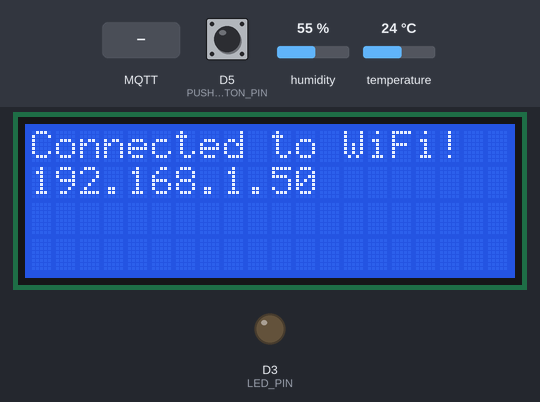
A sketch run on a simulated ESP8266 (NodeMCU). Parts: 20×4 character LCD, output pins drawn as LEDs (lit = HIGH). The inputs (shaded band) are chosen by the test bench; at power-on: D5 (PUSHBUTTON_PIN) LOW, humidity 55 %, temperature 24 °C. WiFi joins after 1.5 s; servers stay silent unless stated; no MQTT or app messages arrive unless stated; what the sketch prints to the serial monitor is not drawn.

Above: at 3.4 s.
3.5 s: MQTT message "1" arrives on the first subscribed topic
At 5.4 s:
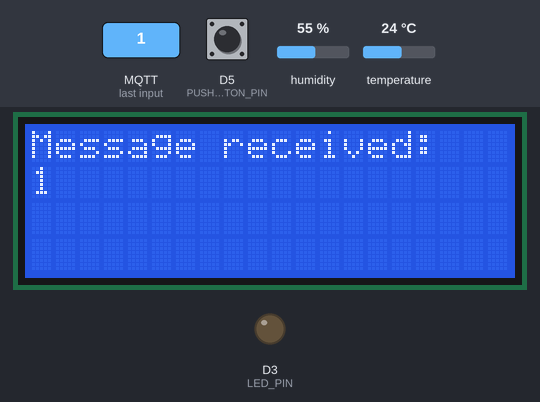
16.7 s: MQTT message "on" arrives on the first subscribed topic
At 17.2 s:
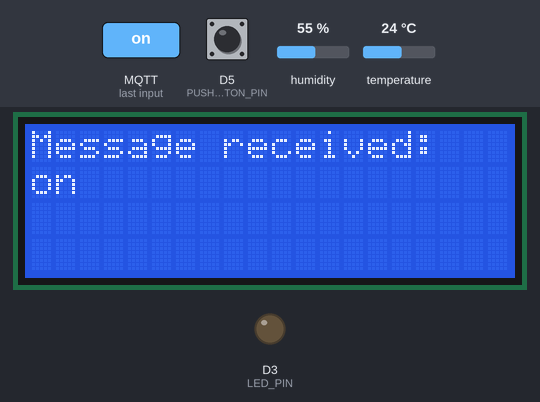
30.7 s: MQTT message "off" arrives on the first subscribed topic
At 31.5 s:
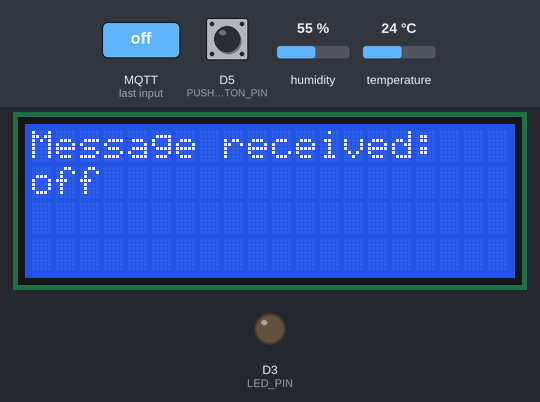
44.7 s: D5 (PUSHBUTTON_PIN) pulled HIGH for 0.15 s
At 46.2 s:
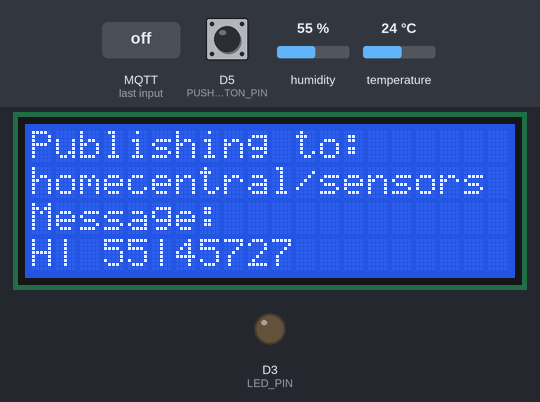
46.3 s: humidity set to 22 %
60.3 s: D5 (PUSHBUTTON_PIN) pulled HIGH for 1 s
At 60.9 s:
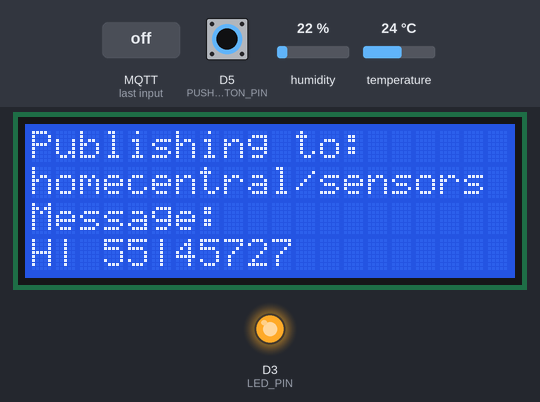
Timing chart, 0 to 63.3 s (numbered marks = the images above; inputs shaded):
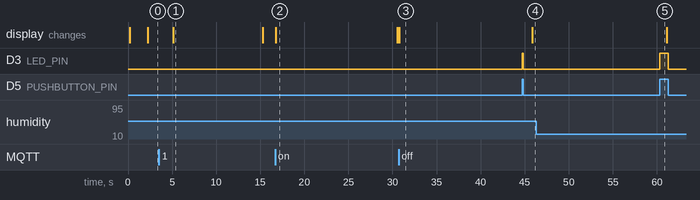

The sketch:

HomeCentral_Circuit1_Complete.ino
```cpp
// (licence header left out)
/* LIBRARIES */

#include <ESP8266WiFi.h>
#include <Wire.h>
#include <LiquidCrystal_I2C.h>
#include "DHT.h"
#include <PubSubClient.h>

/* CONSTANT DEFINITIONS */

#define LED_PIN D3
#define ONBOARD_LED D4
#define PUSHBUTTON_PIN D5
#define DHT11_PIN D6

/* GLOBAL VARIABLE DEFINITIONS */

const char* ssid = "your_ssid";
const char* password = "your_password";

unsigned long current_millis;
unsigned long last_dht_reading_millis;
const unsigned long dht_reading_freq = 15*1000;
unsigned long lastMQTTConnectAttempt = 0;

const char* mqtt_server = "broker.mqttdashboard.com";
const int mqtt_port = 1883;
const char* mqtt_user = "";
const char* mqtt_password = "";
char* publish_topic = "homecentral/sensors";
char* subscribe_topic = "homecentral/controlsignals";

/* INITIALIZE OBJECTS */

WiFiClient wifiClient;
LiquidCrystal_I2C lcd(0x27, 20, 4);
DHT dht(DHT11_PIN, DHT11);

/* LOCAL FUNCTIONS */

void printToLCD(int row, String text, bool clear_all = false){
  const char* twenty_spaces = "                    ";

  if(clear_all){
    lcd.clear();
  }

  lcd.setCursor(0,row-1);
  lcd.print(twenty_spaces);
  lcd.setCursor(0,row-1);
  lcd.print(text);
}

/*
 * Function to connect to a WiFi network and therefore to the Internet.
 */
void connectWiFi() {
  delay(10);

  WiFi.mode(WIFI_STA);
  WiFi.begin(ssid, password);

  Serial.print("Connecting to WiFi: ");
  Serial.println(ssid);

  printToLCD(1, "Connecting to WiFi:", true);
  printToLCD(2, ssid, false);

  while (WiFi.status() != WL_CONNECTED) {
    delay(1000);
    Serial.print(".");
  }

  Serial.println('\n');
  Serial.println("Connected to WiFi!");
  Serial.print("IP address: ");
  Serial.println(WiFi.localIP().toString());

  printToLCD(1, "Connected to WiFi!", true);
  printToLCD(2, WiFi.localIP().toString(), false);
}

/*
 * Callback function invoked when a message is published on the topic
 * subscribed to by this client.
 */
void callOnMQTTMsgRcvd(char* topic, byte* payload, unsigned int length) {
  char message[64];

  Serial.print("Message received [");
  Serial.print(topic);
  Serial.print("] ");
  for (int i = 0; i < length; i++) {
    message[i] = (char)payload[i];
  }
  message[length] = '\0';
  Serial.println(message);

  printToLCD(1, "Message received:", true);
  printToLCD(2, message, false);
}

/* INITIALIZE OBJECTS */
PubSubClient pubsub_client(mqtt_server, mqtt_port, callOnMQTTMsgRcvd, wifiClient);

/*
 * Function to connect to the MQTT broker, returns true if connected, else returns false.
 * Your MQTT broker must be set up and configured with the topics before running this.
 */
boolean connectMQTT() {
  if (pubsub_client.connect("HomeCentral")) {

    pubsub_client.publish(publish_topic,"Ready to send sensor data.");

    pubsub_client.subscribe(subscribe_topic);
  }
  return pubsub_client.connected();
}

/*
 * Function to publish a message to a topic on the MQTT broker.
 * A format needs to be agreed upon between the sender and receiver,
 * the broker will store and forward whatever is sent.
 * This uses a pipe-separated format: parameter|value|timestamp
 * Maximum message size the MQTT library supports is 128 bytes.
 * NRF24L01 (if used) supports only 32 bytes.
 */
void publishToMQTT(char *message, char *topic) {

  char millis_string[20] = "";
  sprintf(millis_string, "%lu", millis());
  strcat(message, "|");
  strcat(message, millis_string);

  Serial.print("Publishing to: ");
  Serial.println(topic);
  Serial.print("Message: ");
  Serial.println(message);

  printToLCD(1, "Publishing to:", true);
  printToLCD(2, topic, false);
  printToLCD(3, "Message:", false);
  printToLCD(4, message, false);

  if (pubsub_client.connected()) {
    pubsub_client.publish(topic, message);
  } else {
    Serial.print("Could not publish data, not connected to broker.");
  }
}

/*
 * Function to read data from the DHT11 sensor and publish the data
 * to the MQTT broker by calling publishMQTT(...)
 */
void getTemperatureAndHumidity(){

  float temperature = dht.readTemperature();
  float humidity = dht.readHumidity();

  char temperature_string[8];
  char humidity_string[8];

  char temperature_message[32];
  char humidity_message[32];

  dtostrf(temperature, 5, 1, temperature_string);
  dtostrf(humidity, 3, 0, humidity_string);

  temperature_message[0] = '\0';
  strcat(temperature_message, "T|");
  strcat(temperature_message, temperature_string);

  publishToMQTT(temperature_message, publish_topic);

  humidity_message[0] = '\0';
  strcat(humidity_message, "H|");
  strcat(humidity_message, humidity_string);

  publishToMQTT(humidity_message, publish_topic);
}

/* SETUP CODE: runs once when the board starts up or resets */
void setup() {

  Serial.begin(115200);

  pinMode(LED_PIN, OUTPUT);
  pinMode(PUSHBUTTON_PIN, INPUT);
  pinMode(DHT11_PIN, INPUT);

  digitalWrite(LED_PIN, LOW);

  lcd.begin();
  lcd.backlight();
  printToLCD(1, "I2C LCD Ready", true);

  connectWiFi();
}

/* MAIN LOOP: runs repeatedly at a very high frequency (1000s of times a second) */
void loop() {

  int button_state = digitalRead(PUSHBUTTON_PIN);

  if (button_state == HIGH) {
    digitalWrite(LED_PIN, HIGH);
  } else {
    digitalWrite(LED_PIN, LOW);
  }

  if (!pubsub_client.connected()) {
    long now = millis();
    if (now - lastMQTTConnectAttempt > 5000) {
      lastMQTTConnectAttempt = now;
      if (connectMQTT()) {
        lastMQTTConnectAttempt = 0;
      }
    }
  } else {
    pubsub_client.loop();
  }

  current_millis = millis();
  if(current_millis - last_dht_reading_millis > dht_reading_freq){
    getTemperatureAndHumidity();
    last_dht_reading_millis = millis();
  }
}
```

Measured:
- after the input at 3.5 s, the display: changes after 1.6 s (image 1)
- after the input at 16.7 s, the display: changes after 0.06 s (image 2)
- after the input at 30.7 s, the display: changes after 0.06 s (image 3)
- after the input at 44.7 s, D3 (LED_PIN): LOW → HIGH at once, → LOW 0.15 s later
- after the input at 46.3 s, every drawn part: stays the same
- after the input at 60.3 s, D3 (LED_PIN): LOW → HIGH at once, → LOW 1.0 s later
- what the display in image 1 shows lasts 10.2 s, from 5.1 s to 15.3 s
- what the display in image 2 shows lasts 13.8 s, from 16.8 s to 30.6 s
